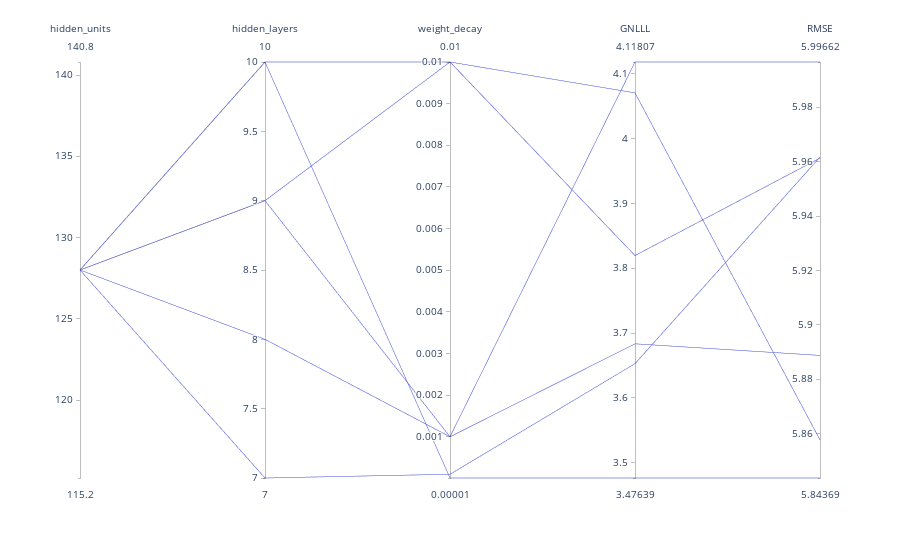

Source (notebook cell):
### Code cell
# Keep the interesting parameters which we are tuning and the performances
df_batch = df_batch[['hidden_units', 'hidden_layers', 'weight_decay', 'GNLLL', 'RMSE']]
fig = px.parallel_coordinates(df_batch)

fig.show()

### Figure 1 — Plotly figure (JSON) as saved in the notebook; plotly's stock layout.template omitted (floating-point values rounded to 4 significant figures)
{"data": [{"dimensions": [{"label": "hidden_units", "values": [128, 128, 128, 128, 128, 128]}, {"label": "hidden_layers", "values": [7, 8, 9, 9, 10, 10]}, {"label": "weight_decay", "values": [0.0001, 0.001, 0.01, 0.001, 0.01, 1e-05]}, {"label": "GNLLL", "values": [3.653, 4.118, 3.82, 3.683, 4.07, 3.476]}, {"label": "RMSE", "values": [5.962, 5.997, 5.961, 5.889, 5.858, 5.844]}], "domain": {"x": [0, 1], "y": [0, 1]}, "name": "", "type": "parcoords"}], "layout": {"legend": {"tracegroupgap": 0}, "margin": {"t": 60}}}
